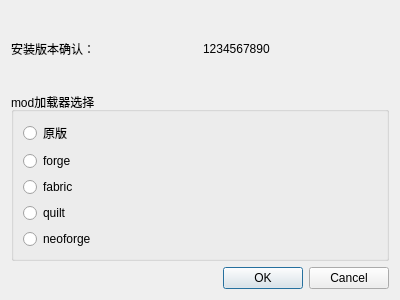
<?xml version="1.0" encoding="UTF-8"?>
<ui version="4.0">
 <class>Dialog</class>
 <widget class="QDialog" name="Dialog">
  <property name="geometry">
   <rect>
    <x>0</x>
    <y>0</y>
    <width>400</width>
    <height>300</height>
   </rect>
  </property>
  <property name="windowTitle">
   <string>安装minecraft</string>
  </property>
  <layout class="QGridLayout" name="gridLayout">
   <item row="0" column="0">
    <widget class="QLabel" name="label">
     <property name="text">
      <string>安装版本确认：</string>
     </property>
    </widget>
   </item>
   <item row="0" column="1">
    <widget class="QLabel" name="VersionLabel">
     <property name="text">
      <string>1234567890</string>
     </property>
    </widget>
   </item>
   <item row="2" column="0" colspan="2">
    <widget class="QDialogButtonBox" name="buttonBox">
     <property name="standardButtons">
      <set>QDialogButtonBox::Cancel|QDialogButtonBox::Ok</set>
     </property>
    </widget>
   </item>
   <item row="1" column="0" colspan="2">
    <widget class="QGroupBox" name="groupBox">
     <property name="title">
      <string>mod加载器选择</string>
     </property>
     <layout class="QVBoxLayout" name="verticalLayout">
      <item>
       <widget class="QRadioButton" name="radioButton">
        <property name="text">
         <string>原版</string>
        </property>
       </widget>
      </item>
      <item>
       <widget class="QRadioButton" name="radioButton_2">
        <property name="text">
         <string>forge</string>
        </property>
       </widget>
      </item>
      <item>
       <widget class="QRadioButton" name="radioButton_3">
        <property name="text">
         <string>fabric</string>
        </property>
       </widget>
      </item>
      <item>
       <widget class="QRadioButton" name="radioButton_4">
        <property name="text">
         <string>quilt</string>
        </property>
       </widget>
      </item>
      <item>
       <widget class="QRadioButton" name="radioButton_5">
        <property name="text">
         <string>neoforge</string>
        </property>
       </widget>
      </item>
     </layout>
    </widget>
   </item>
  </layout>
 </widget>
 <resources/>
 <connections>
  <connection>
   <sender>buttonBox</sender>
   <signal>rejected()</signal>
   <receiver>Dialog</receiver>
   <slot>reject()</slot>
   <hints>
    <hint type="sourcelabel">
     <x>349</x>
     <y>286</y>
    </hint>
    <hint type="destinationlabel">
     <x>300</x>
     <y>7</y>
    </hint>
   </hints>
  </connection>
  <connection>
   <sender>buttonBox</sender>
   <signal>accepted()</signal>
   <receiver>Dialog</receiver>
   <slot>download()</slot>
   <hints>
    <hint type="sourcelabel">
     <x>263</x>
     <y>286</y>
    </hint>
    <hint type="destinationlabel">
     <x>170</x>
     <y>2</y>
    </hint>
   </hints>
  </connection>
 </connections>
 <slots>
  <slot>download()</slot>
 </slots>
</ui>
